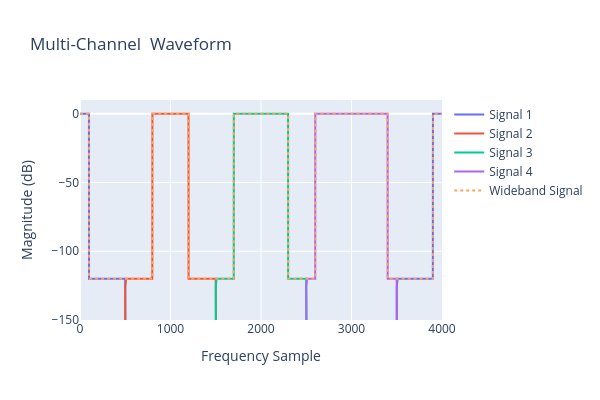

The notebook cell this image was saved under:
### Code cell
fig = go.Figure()
fig.add_trace(go.Scatter(y=20*np.log10(np.abs(x_f_1)), mode='lines', name=f'Signal 1 Contribution'))    
fig.add_trace(go.Scatter(y=20*np.log10(np.abs(x_f_2)), mode='lines', name=f'Signal 2 Contribution'))    
fig.add_trace(go.Scatter(y=20*np.log10(np.abs(x_f_3)), mode='lines', name=f'Signal 3 Contribution'))    
fig.add_trace(go.Scatter(y=20*np.log10(np.abs(x_f_4)), mode='lines', name=f'Signal 4 Contribution'))
fig.add_trace(go.Scatter(y=20*np.log10(np.abs(x_f_total)), mode='lines', name=f'Wideband Signal', line=dict(dash="dot")))    
fig.update_layout(width=600,height=400, title='Multi-Channel  Waveform', xaxis_title='Frequency Sample', yaxis_title='Magnitude (dB)',
                  xaxis_range=[0, 4000], yaxis_range=[-150, 10])

### Figure 1 — Plotly figure (JSON) as saved in the notebook; plotly's stock layout.template omitted (floating-point values rounded to 4 significant figures; data arrays with more than 128 entries replaced by an {"elided": "..."} marker saying what was removed)
{"data": [{"mode": "lines", "name": "Signal 1", "type": "scatter", "y": {"elided": "4000 float values"}}, {"mode": "lines", "name": "Signal 2", "type": "scatter", "y": {"elided": "4000 float values"}}, {"mode": "lines", "name": "Signal 3", "type": "scatter", "y": {"elided": "4000 float values"}}, {"mode": "lines", "name": "Signal 4", "type": "scatter", "y": {"elided": "4000 float values"}}, {"line": {"dash": "dot"}, "mode": "lines", "name": "Wideband Signal", "type": "scatter", "y": {"elided": "4000 float values"}}], "layout": {"height": 400, "title": {"text": "Multi-Channel  Waveform"}, "width": 600, "xaxis": {"range": [0, 4000], "title": {"text": "Frequency Sample"}}, "yaxis": {"range": [-150, 10], "title": {"text": "Magnitude (dB)"}}}}
